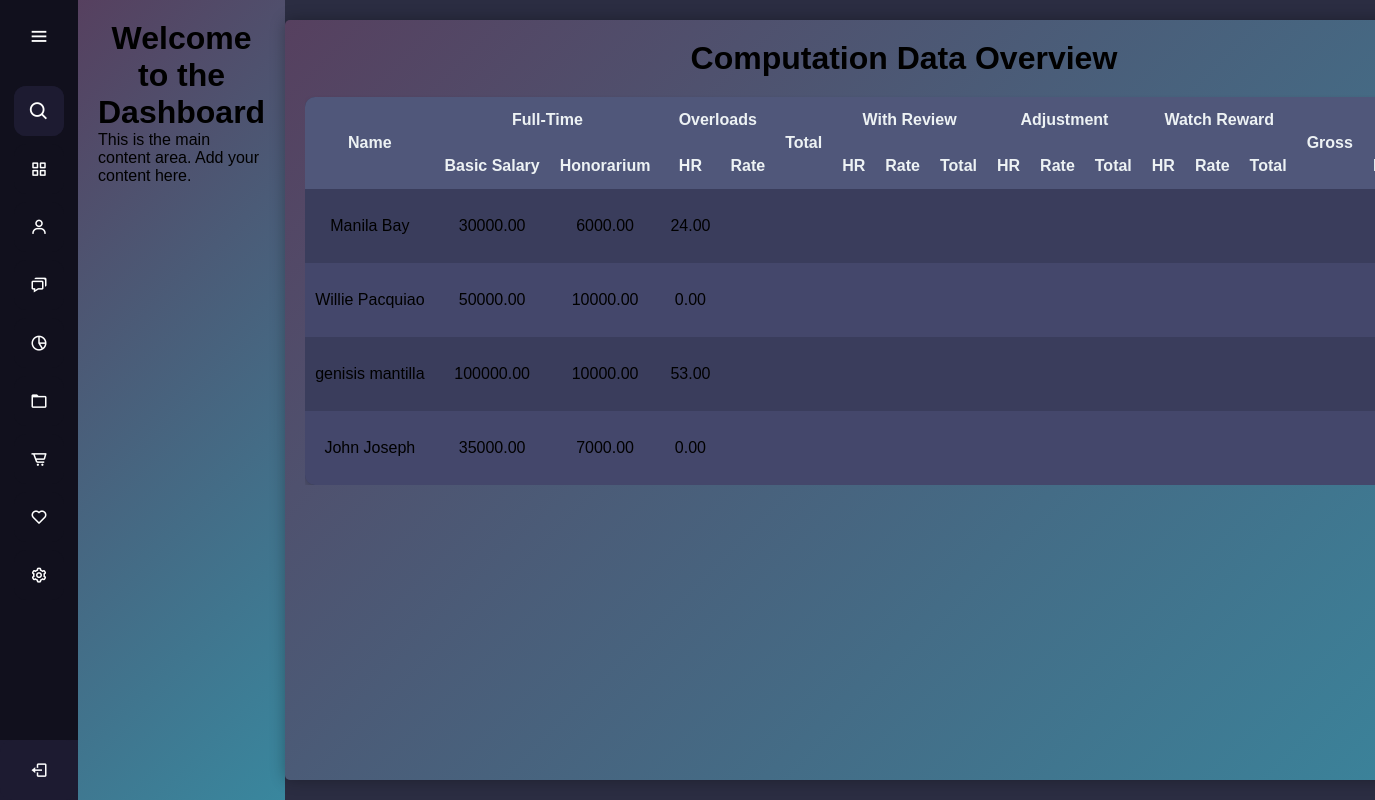
The app's page /frontUP/computation.php, older data.
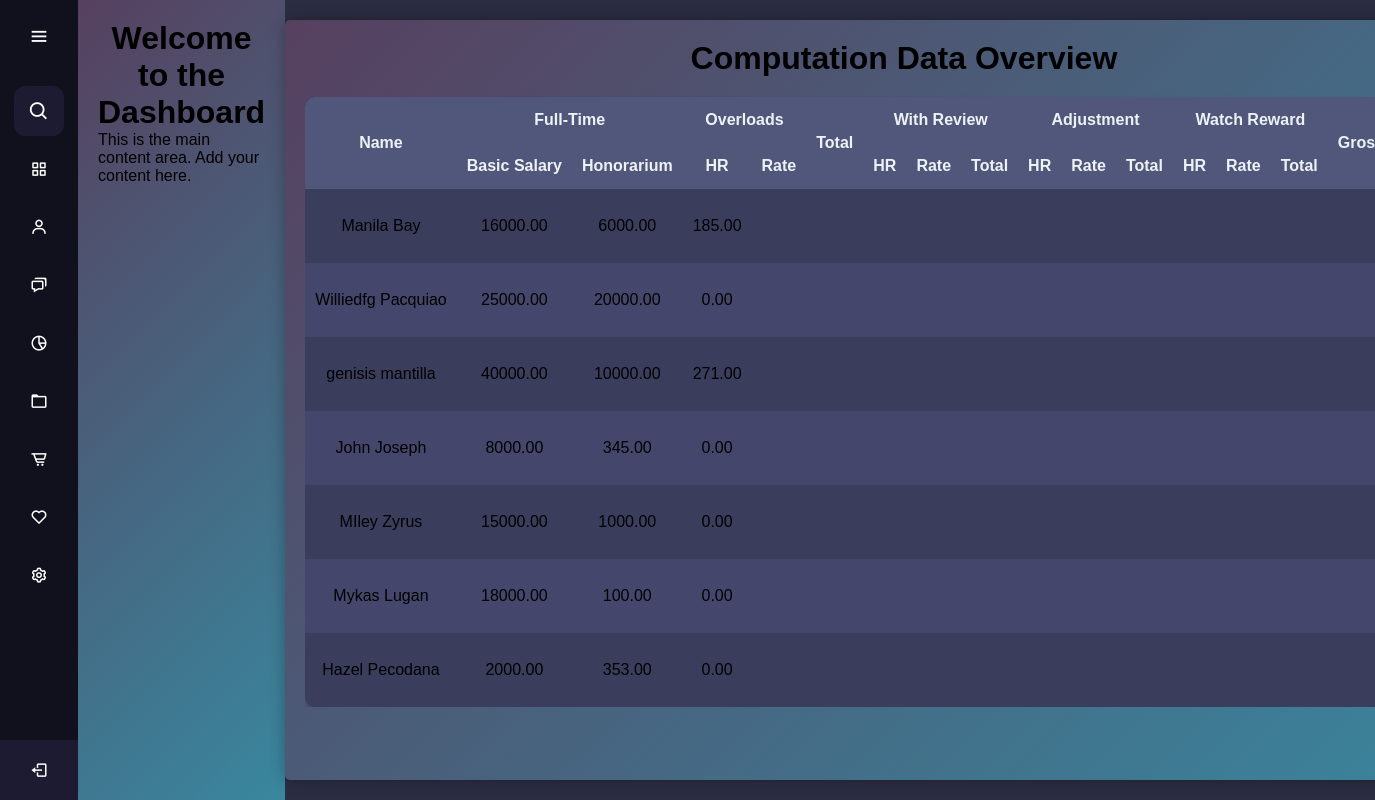
The same page, newer data.
### tables this page shows
CREATE TABLE `employees` (
  `employee_id` int(11) NOT NULL,
  `first_name` varchar(255) NOT NULL,
  `last_name` varchar(255) NOT NULL,
  `employee_type` enum('full-time','part-time') NOT NULL,
  `classification` varchar(255) NOT NULL,
  `basic_salary` decimal(10,2) NOT NULL,
  `honorarium` decimal(10,2) DEFAULT 0.00,
  `overload_rate` decimal(10,0) NOT NULL,
  `watch_reward` decimal(10,0) NOT NULL,
  `absent_lateRate` decimal(10,0) NOT NULL,
  `created_at` timestamp NOT NULL DEFAULT current_timestamp()
);

### frontUP/computation.php (the view, shortened to what this page needs)
<?php
require 'database_connection.php';
$sql = "
    SELECT
        e.employee_id,
        CONCAT(e.first_name, ' ', e.last_name) AS full_name,
        e.basic_salary,
        e.honorarium,
        comp.overload_rate,
        comp.overload_total,
        comp.wr_hr,
        comp.wr_rate,
        comp.wr_total,
        comp.adjust_hr,
        comp.adjust_rate,
        comp.adjust_total,
        comp.watch_hr,
        comp.watch_rate,
        comp.watch_total,
        comp.gross_pay,
        comp.absent_late_hr,
        comp.absent_late_rate,
        comp.absent_late_total,
        comp.pagibig AS loan_pagibig,
        comp.mp2 AS loan_mp2,
        COALESCE(SUM(o.grand_total), 0) AS overload_hr,
        COALESCE(c.medical_savings, 0) AS medical_savings,
        COALESCE(c.retirement, 0) AS retirement,
        COALESCE((c.sss_ee + c.sss_er), 0) AS sss_total,
        COALESCE((c.pag_ibig_ee + c.pag_ibig_er), 0) AS pag_ibig_total,
        COALESCE((c.philhealth_ee + c.philhealth_er), 0) AS philhealth_total,
        comp.canteen,
        comp.others,
        comp.total_deduction,
        comp.net_pay
    FROM employees e
    LEFT JOIN overload o ON e.employee_id = o.employee_id
    LEFT JOIN contributions c ON e.employee_id = c.employee_id
    LEFT JOIN computation comp ON e.employee_id = comp.employee_id
    GROUP BY e.employee_id
";
$result = $conn->query($sql);
?>
<!DOCTYPE html>
<html lang="en">
<head>
    <link rel="stylesheet" href="table_styles.css">
</head>
<body>
    <?php include 'sidebars.php'; ?>
    <div class="content">
        <h1>Computation Data Overview</h1>
        <div class="table-wrapper">
            <table>
                <thead>
                    <tr>
                        <th rowspan="2">Name</th>
                        <th colspan="2">Full-Time</th>
                        <th colspan="2">Overloads</th>
                        <th rowspan="2">Total</th>
                        <th colspan="3">With Review</th>
                        <th colspan="3">Adjustment</th>
                        <th colspan="3">Watch Reward</th>
                        <th rowspan="2">Gross</th>
                        <th colspan="3">Absences/Late</th>
                    </tr>
                    <tr>
                        <th>Basic Salary</th>
                        <th>Honorarium</th>
                        <th>HR</th>
                        <th>Rate</th>
                        <th>HR</th>
                        <th>Rate</th>
                        <th>Total</th>
                        <th>HR</th>
                        <th>Rate</th>
                        <th>Total</th>
                        <th>HR</th>
                        <th>Rate</th>
                        <th>Total</th>
                        <th>HR</th>
                    </tr>
                </thead>
                <tbody>
                    <?php
                    if ($result && $result->num_rows > 0) {
                        while ($row = $result->fetch_assoc()) {
                            echo "<tr data-employee-id='{$row['employee_id']}'>";
                            echo "<td>{$row['full_name']}</td>";
                            echo "<td>{$row['basic_salary']}</td>";
                            echo "<td>{$row['honorarium']}</td>";
                            echo "<td>{$row['overload_hr']}</td>";
                            echo "<td contenteditable='true' data-column='overload_rate'>{$row['overload_rate']}</td>";
                            echo "<td contenteditable='true' data-column='overload_total'>{$row['overload_total']}</td>";
                            echo "<td contenteditable='true' data-column='wr_hr'>{$row['wr_hr']}</td>";
                            echo "<td contenteditable='true' data-column='wr_rate'>{$row['wr_rate']}</td>";
                            echo "<td contenteditable='true' data-column='wr_total'>{$row['wr_total']}</td>";
                            echo "<td contenteditable='true' data-column='adjust_hr'>{$row['adjust_hr']}</td>";
                            echo "<td contenteditable='true' data-column='adjust_rate'>{$row['adjust_rate']}</td>";
                            echo "<td contenteditable='true' data-column='adjust_total'>{$row['adjust_total']}</td>";
                            echo "<td contenteditable='true' data-column='watch_hr'>{$row['watch_hr']}</td>";
                            echo "<td contenteditable='true' data-column='watch_rate'>{$row['watch_rate']}</td>";
                            echo "<td contenteditable='true' data-column='watch_total'>{$row['watch_total']}</td>";
                            echo "<td>{$row['gross_pay']}</td>";
                            echo "<td contenteditable='true' data-column='absent_late_hr'>{$row['absent_late_hr']}</td>";
                            echo "</tr>";
                        }
                    } else {
                        echo "<tr><td colspan='30'>No data found</td></tr>";
                    }
                    ?>
                </tbody>
            </table>
        </div>
    </div>
</body>
</html>

Row changes from the older to the newer data that the page shows:
changed employees (number 1 of 7 on the later page): basic_salary "30000.00" → "16000.00"; overload_hr "24.00" → "185.00"
changed employees (number 2 of 7 on the later page): full_name "Willie Pacquiao" → "Williedfg Pacquiao"; basic_salary "50000.00" → "25000.00"; honorarium "10000.00" → "20000.00"
changed employees (number 3 of 7 on the later page): basic_salary "100000.00" → "40000.00"; overload_hr "53.00" → "271.00"
changed employees (number 4 of 7 on the later page): basic_salary "35000.00" → "8000.00"; honorarium "7000.00" → "345.00"
added employees: full_name "MIley Zyrus", basic_salary "15000.00", honorarium "1000.00", overload_hr "0.00"
added employees: full_name "Mykas Lugan", basic_salary "18000.00", honorarium "100.00", overload_hr "0.00"
added employees: full_name "Hazel Pecodana", basic_salary "2000.00", honorarium "353.00", overload_hr "0.00"
